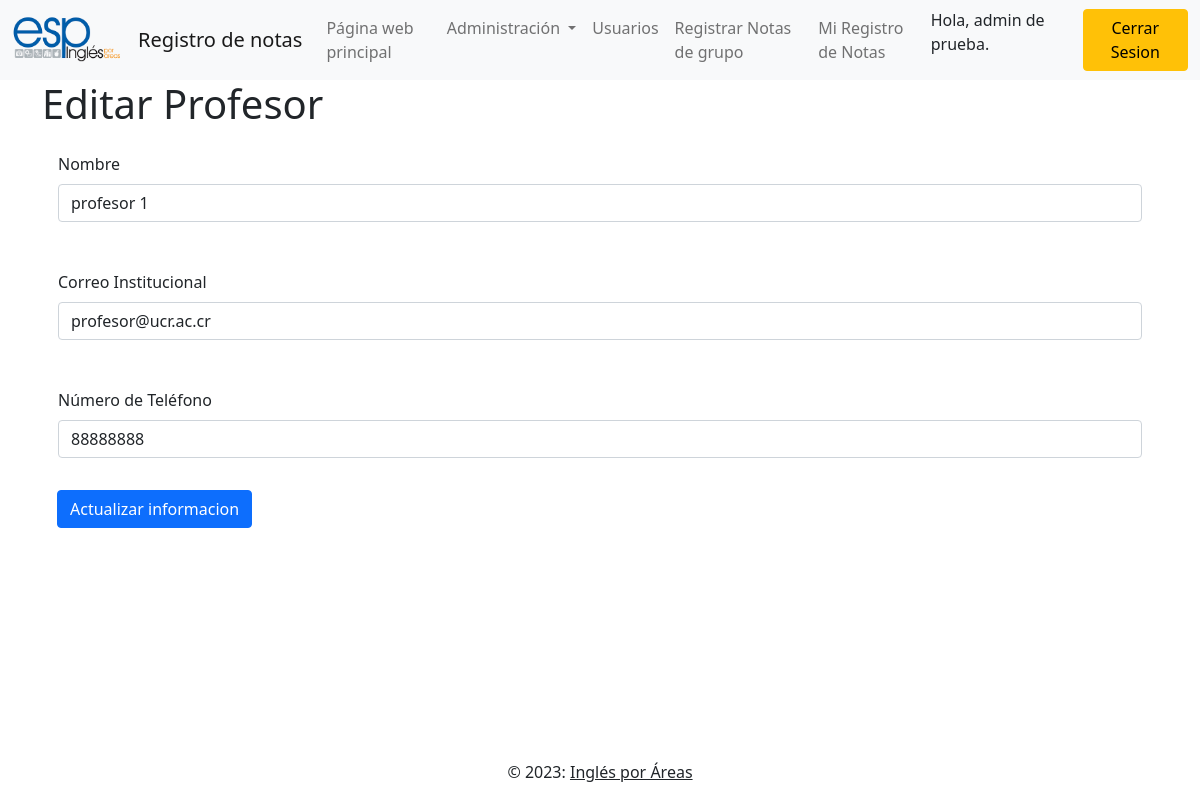
The app's page /update_profe.php?id=1 (signed in) with its own data.
### tables this page shows
CREATE TABLE profesor (
  id INT PRIMARY KEY NOT NULL AUTO_INCREMENT,
  nombre_profesor varchar(50),
  correo_profesor varchar(50),
  telefono_profesor varchar(8)
);

### update_profe.php (the view, shortened to what this page needs)
<?php
if (isset($_SESSION['username']) && isset($_SESSION['id']) && $_SESSION['role'] == 'admin') {
        $id = $_GET['id'];
        $sql = "SELECT * FROM profesor WHERE id='$id'";
        $query = mysqli_query($conn, $sql);
        $row = $row = mysqli_fetch_array($query);
        ?>
        <!DOCTYPE html>
        <html lang="es">
        <?php
        include "layout/head.php";
        ?>
        <body>
                <?php
                include "layout/header.php";
                ?>
                <div class="container" style="margin-top: 80px; margin-bottom: 80px;">
                        <form action="php/edit_profe.php" method="POST">
                                <h1>Editar Profesor</h1>
                                <div class="mb-3 p-3">
                                        <label for="name" class="form-label">Nombre</label>
                                        <input type="text" class="form-control" id="name" name="nombre"
                                                placeholder="Nombre Completo" maxlength="50"
                                                value="<?= $row['nombre_profesor'] ?>">
                                </div>
                                <div class="mb-3  p-3">
                                        <label for="email" class="form-label">Correo Institucional</label>
                                        <input type="email" class="form-control" id="email" name="correo" maxlength="50"
                                                placeholder="Correo ucr.ac.cr" value="<?= $row['correo_profesor'] ?>">
                                </div>
                                <div class="mb-3  p-3">
                                        <label for="tel" class="form-label">Número de Teléfono</label>
                                        <input type="number" class="form-control" id="tel" name="telefono"
                                                placeholder="Extension de oficina o # de celular" maxlength="8"
                                                value="<?= $row['telefono_profesor'] ?>">
                                </div>
                                <input type="submit" class="btn btn-primary" style="margin-left: 15px;"
                                        value="Actualizar informacion">
                        </form>
                </div>
                <?php
                include "layout/footer.php";
                ?>
        </body>
        </html>
<?php } else {
        header("Location: login.php");
} ?>

### records on screen
profesor: nombre "profesor 1", correo "profesor@ucr.ac.cr", telefono "88888888"

### other values on screen
$_SESSION['name'] "admin de prueba"
